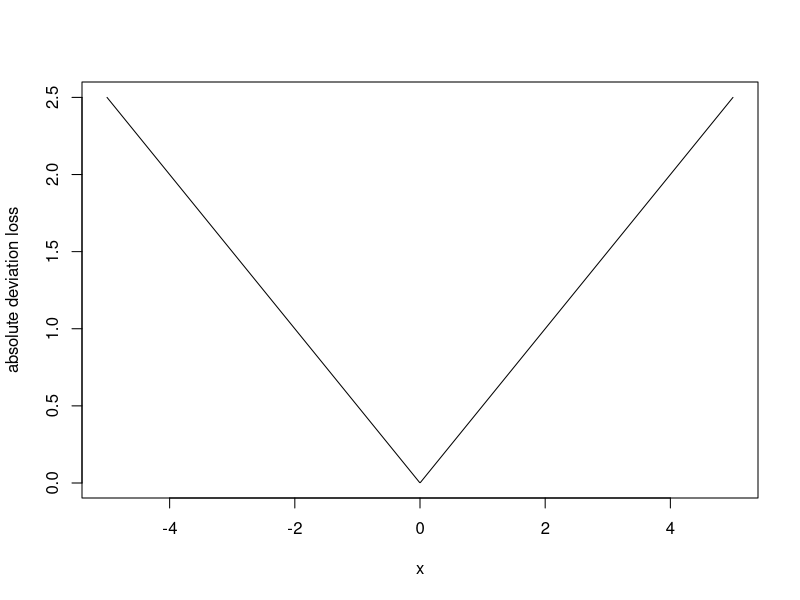
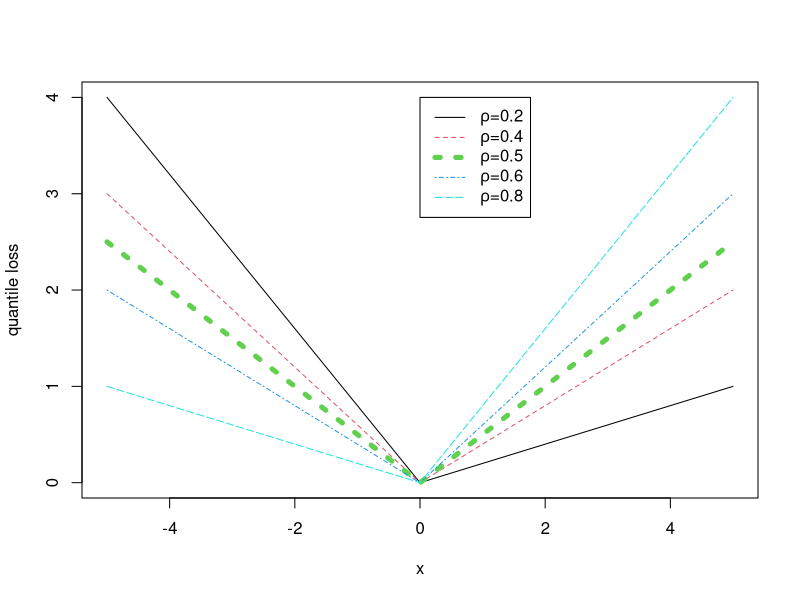
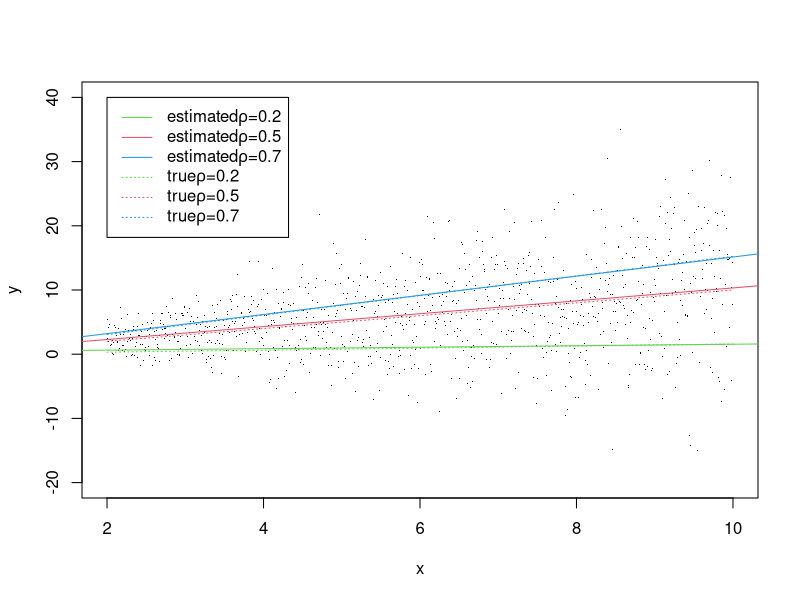

Recreate these plots in R, in order.
## ---- chunk 1
x <- seq(-5,5,length.out = 1000)
plot(x, 0.5*abs(x), type = "l", ylab = "absolute deviation loss")
## ---- chunk 2
x <- seq(-5,5,length.out = 1000)
quantile_loss <- function(x, tau) {
  ind <- 1*(x < 0)
  return (x*(tau - ind))
}
plot(x, quantile_loss(x, 0.2), type = "l", lty = 1, col = 1, ylab = "quantile loss")
lines(x, quantile_loss(x, 0.4), lty = 2, col = 2)
lines(x, quantile_loss(x, 0.5), lty = 3, col = 3, lwd = 5)
lines(x, quantile_loss(x, 0.6), lty = 4, col = 4)
lines(x, quantile_loss(x, 0.8), lty = 5, col = 5)
legend(x = 0, y = 4, legend = c(expression(paste(rho, "=", 0.2)),
                                expression(paste(rho, "=", 0.4)),
                                expression(paste(rho, "=", 0.5)),
                                expression(paste(rho, "=", 0.6)),
                                expression(paste(rho, "=", 0.8))),
       lty = c(1,2,3,4,5), lwd = c(1,1,5,1,1), col = c(1,2,3,4,5))
## ---- chunk 3
x <- rnorm(100)
quantile(x, probs = seq(0.1, 0.9, by = 0.2))
## ---- chunk 4
install.packages("quantreg")
library(quantreg)
## ---- chunk 5
x <- seq(2,10,length.out = 1000)
y <- x + x*rnorm(1000)
plot(x, y, pch = ".", ylim = c(-20, 40))

# median
fit1 <- rq(y ~ x, tau = 0.5)
abline(fit1, col = 2)

# true median
true1 <- x
lines(x, true1, col = 2, lty = 3)

# 0.2 quantile
fit2 <- rq(y ~ x, tau = 0.2)
abline(fit2, col = 3)

# true 0.2 quantile
true2 <- qnorm(p = 0.2, mean = x, sd = x)
lines(x, true2, col = 3, lty = 3)

# 0.7 quantile
fit3 <- rq(y ~ x, tau = 0.7)
abline(fit3, col = 4)

# true 0.7 quantile
true3 <- qnorm(p = 0.7, mean = x, sd = x)
lines(x, true3, col = 4, lty = 3)

legend(x = 2, y = 40, legend = c(expression(paste("estimated", rho, "=", 0.2)),
                                expression(paste("estimated", rho, "=", 0.5)),
                                expression(paste("estimated", rho, "=", 0.7)),
                                expression(paste("true", rho, "=", 0.2)),
                                expression(paste("true", rho, "=", 0.5)),
                                expression(paste("true", rho, "=", 0.7))),
       lty = c(1,1,1,3,3,3), col = c(3,2,4,3,2,4))
